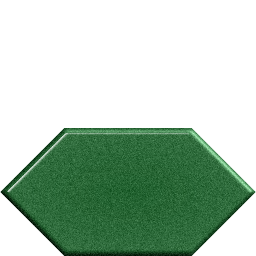
#> input picture ~develop/grid_tile.png, 256 x 256 px, found by its file name
$ python building_conv.py --file '../~develop/grid_tile.png'
#> lines starting #> are read from the running program, lines starting #| are printed output that depends on the picture
import argparse
from pathlib import Path

try:
    from PIL import Image
except ImportError as exc:
    raise SystemExit(
        "Pillow is required. Install with: pip install pillow"
    ) from exc


def convert_one(src: Path, size: int) -> None:
#> called with size = 64
    if not src.exists():
        raise FileNotFoundError(f"Missing source file: {src}")

    name = src.stem.replace("_org", "")
    dst_icon = src.with_name(f"{name}.png")
    dst_tile = src.with_name(f"{name}_tile.png")

    with Image.open(src) as img:
#> img is the input picture: PIL image 256x256 RGBA; mean R, G, B, A 18.5, 40.9, 23.3, 95.3
        img = img.convert("RGBA")
        resized = img.resize((size, size), Image.Resampling.NEAREST)
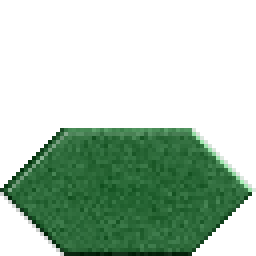
#> resized: PIL image 64x64 RGBA (shown 4 times larger); mean R, G, B, A 18.1, 40.5, 22.9, 95; transparent parts drawn white
        resized.save(dst_icon)
        resized.save(dst_tile)


def main() -> None:
    parser = argparse.ArgumentParser(
        description="Resize *_org.png building images to icon and tile outputs."
    )
    default_dir = (
        Path(__file__).resolve().parents[1] / "assets" / "sprites" / "buildings"
    )
    parser.add_argument(
        "--dir",
        default=str(default_dir),
        help="Directory containing *_org.png files",
    )
    parser.add_argument(
        "--size",
        type=int,
        default=64,
        help="Output size (square). Default 64",
    )
    parser.add_argument(
        "--file",
        help="Single file to convert (e.g., b001_org.png)",
    )

    args = parser.parse_args()
    base_dir = Path(args.dir)
    print(f"Scanning for *_org.png in: {base_dir.resolve()}")

    if args.file:
        convert_one(base_dir / args.file, args.size)
        return

    for src in base_dir.glob("*_org.png"):
        convert_one(src, args.size)


if __name__ == "__main__":
    main()
